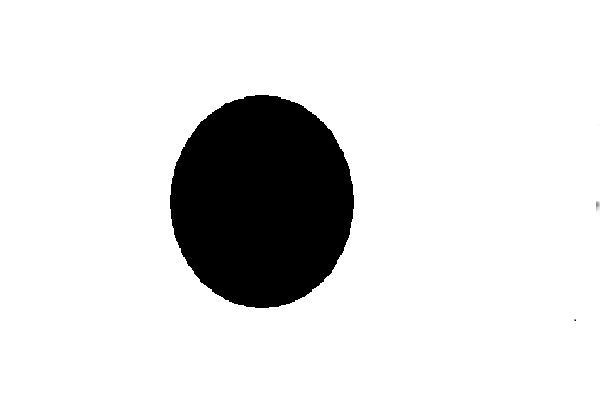
//> input picture OpenCV_7/1.png, 600 x 400 px
$ ./main   (built with g++ and OpenCV 4)
//> lines starting //> are read from the running program, lines starting //| are printed output that depends on the picture
#include <opencv2/opencv.hpp>

using namespace cv;

const int CAM_WIDTH = 600;
const int CAM_HEIGHT = 400;

void Center_of_mass(Mat& frame, int* pX, int* pY)
{
	int cnt = 0;
	int mx = 0;
	int my = 0;

	for (int i = 0; i < frame.size().height; i++)
	{
		for (int j = 0; j < frame.size().width; j++)
		{
			if (frame.at<uchar>(i, j) > 200)
			{
				cnt++;
				mx += j;
				my += i;
			}
		}
	}

	if (cnt == 0)
	{
		cnt = 1;
	}

	if (cnt > 0)
	{
		*pX = mx / cnt;
		*pY = my / cnt;
	}
}

int main()
{
	VideoCapture cam(0);

	cam.set(CV_CAP_PROP_FRAME_WIDTH, CAM_WIDTH);
	cam.set(CV_CAP_PROP_FRAME_HEIGHT, CAM_HEIGHT);

	Mat Origin_frame;
	Mat HAND_MASK = imread("./1.png");
//> HAND_MASK is the input picture: 400 rows x 600 cols, CV_8UC3; min 0, max 255, mean 222.5

	if (!cam.isOpened())
	{
		printf("--(!) Error opening video cam\n");
		return -1;
	}

	while (cam.read(Origin_frame))
	{
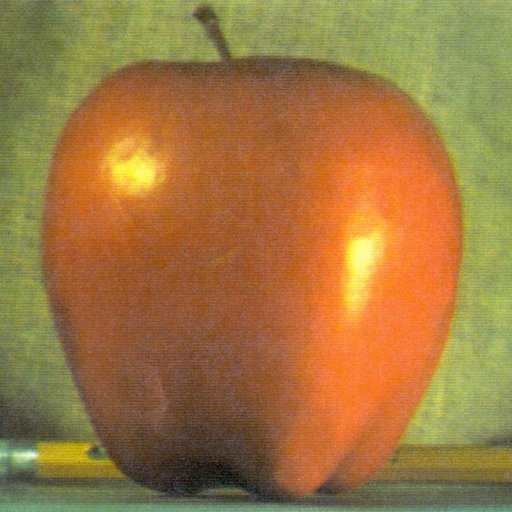
//> input picture OpenCV_1/image/apple.jpg, 512 x 512 px, given in place of the camera
//> Origin_frame is the input picture: 512 rows x 512 cols, CV_8UC3; mean B, G, R 64.8, 119.7, 159.1
		if (Origin_frame.empty())
		{
			printf("--(!) No camd frame -- Break!");
			break;
		}

		imshow("original_img", Origin_frame);

		resize(HAND_MASK, HAND_MASK, Size(Origin_frame.cols, Origin_frame.rows), 0, 0, CV_INTER_LINEAR);
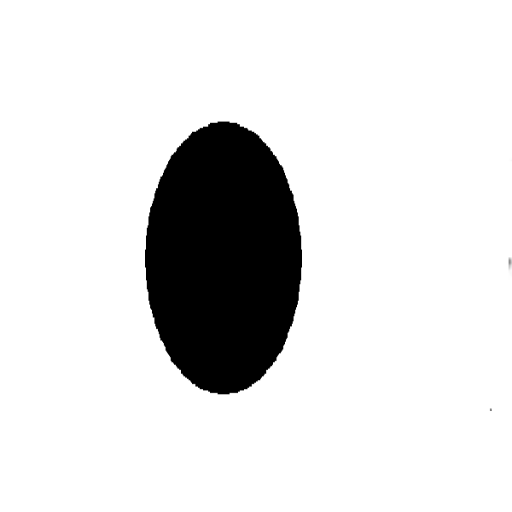
//> HAND_MASK: 512 rows x 512 cols, CV_8UC3; min 0, max 255, mean 222.5
		imshow("HAND_MASK", HAND_MASK);

		Mat Mask = Origin_frame + HAND_MASK;
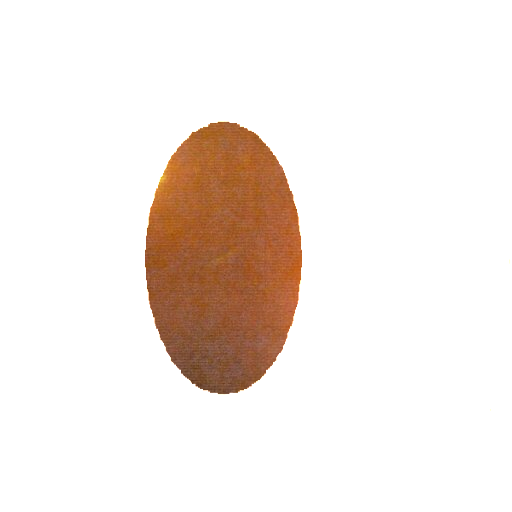
//> Mask: 512 rows x 512 cols, CV_8UC3; mean B, G, R 229, 234.5, 243
		//imshow("mask", Mask);

		Mat YCrCb;
		cvtColor(Mask, YCrCb, CV_BGR2YCrCb);
//> YCrCb: 512 rows x 512 cols, CV_8UC3; mean of channels 0, 1, 2 236.4, 132.7, 123.8
		//imshow("YCrCb", YCrCb);

		if (waitKey(1) == 27)
//> the Esc key is pressed
		{
			break;
		}

		Mat Skin_Area;
		inRange(YCrCb, Scalar(0, 130, 90), Scalar(255, 168, 130), Skin_Area);
		//imshow("range", Skin_Area);

		Mat Mask_gray;
		cvtColor(Mask, Mask_gray, CV_BGR2GRAY);
		//imshow("Origin_gray", Mask_gray);

		Mat Skin_gray = Mask_gray + (~Skin_Area);
		//imshow("Skin_gray", Skin_gray);

		Mat thrsh_skin_gray;
		threshold(Skin_gray, thrsh_skin_gray, 200, 255, THRESH_BINARY);
		//imshow("thrsh_skin_gray", thrsh_skin_gray);
		Mat tild_thrsh_skin_gray = ~thrsh_skin_gray;

		erode(tild_thrsh_skin_gray, tild_thrsh_skin_gray, Mat(3, 3, CV_8U, Scalar(1)), Point(-1, -1), 2);

		int cX, cY;
		Center_of_mass(tild_thrsh_skin_gray, &cX, &cY);

		Point center(cX, cY);

		int radius = 40;
		circle(Origin_frame, center, (int)(radius + 0.5), Scalar(130, 255, 100), 2);
		//imshow("Origin_frame", Origin_frame);

		Mat Skin_gray_clone = Skin_gray.clone();
		circle(Skin_gray_clone, center, (int)(radius + 0.5), Scalar(0, 0, 0), -1);
		imshow("Skin_gray_clone", Skin_gray_clone);

		Mat Sub = Skin_gray - Skin_gray_clone;
		//imshow("Sub", Sub);

		Mat CannyEdge;
		Canny(Sub, CannyEdge, 40, 110);
		imshow("CannyEdge", CannyEdge);

		circle(CannyEdge, center, (int)(radius + 0.5), Scalar(0, 0, 0), 4);
		imshow("Result", CannyEdge);
	}

	return 0;
}
